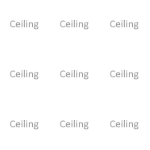

Tiled map render using the project's own tile images. Description and the whole map definition, tile-layer contents included, below:
An orthogonal 3x3 tile map with 50x50 px tiles, 2 tile layers (Ground, Ceiling), 2 tilesets and 20 objects (2x TileCube, /Base/FeetIndicatorSimple, SignRight).

<map version="1.10" tiledversion="1.10.1" orientation="orthogonal" renderorder="left-up" compressionlevel="0" width="3" height="3" tilewidth="50" tileheight="50" infinite="0" nextlayerid="35" nextobjectid="118">
 <properties>
  <property name="Chapter" value="walkthrough" />
  <property name="NoAgents" type="bool" value="false" />
  <property name="NoSpawning" type="bool" value="false" />
 </properties>
 <tileset firstgid="1" source="../../_Tiled/Master.tsx" />
 <tileset firstgid="34" source="../../_Tiled/Deco.tsx" />
 <group id="5" name="Floor 0">
  <properties>
   <property name="Height" type="float" value="2.5" />
  </properties>
  <layer id="1" name="Ground" width="3" height="3">
   <properties>
    <property name="Materials" value="DarkGrid" />
    <property name="Walkable" type="bool" value="true" />
   </properties>
   <data encoding="csv">
4,4,4,
4,4,4,
4,4,4
</data>
  </layer>
  <layer id="30" name="Ceiling" width="3" height="3">
   <properties>
    <property name="AtCeiling" type="bool" value="true" />
    <property name="Materials" value="DarkGrid" />
    <property name="Walkable" type="bool" value="true" />
   </properties>
   <data encoding="csv">
3,3,3,
3,3,3,
3,3,3
</data>
  </layer>
  <objectgroup id="31" name="Walls" locked="1">
   <properties>
    <property name="ConnectToCeiling" type="bool" value="true" />
    <property name="Materials" value="DarkGrid" />
   </properties>
   <object id="88" gid="5" x="0" y="150" width="50" height="50" />
   <object id="89" gid="5" x="50" y="150" width="50" height="50" />
   <object id="90" gid="5" x="100" y="150" width="50" height="50" />
   <object id="91" gid="5" x="100" y="0" width="50" height="50" rotation="180" />
   <object id="92" gid="5" x="150" y="0" width="50" height="50" rotation="180" />
   <object id="93" gid="5" x="50" y="0" width="50" height="50" rotation="180" />
   <object id="94" gid="5" x="0" y="0" width="50" height="50" rotation="90" />
   <object id="95" gid="5" x="0" y="100" width="50" height="50" rotation="90" />
   <object id="96" gid="5" x="0" y="50" width="50" height="50" rotation="90" />
   <object id="97" gid="5" x="150" y="150" width="50" height="50" rotation="-90" />
   <object id="98" gid="5" x="150" y="100" width="50" height="50" rotation="-90" />
   <object id="99" gid="5" x="150" y="50" width="50" height="50" rotation="-90" />
  </objectgroup>
  <objectgroup id="4" name="Transitions">
   <object id="65" gid="20" x="100" y="50" width="50" height="50" rotation="90" />
   <object id="68" gid="8" x="100" y="50" width="50" height="50" rotation="-180">
    <properties>
     <property name="Anchor" value="0,1" />
     <property name="Move-C" value="0;-5;0" />
     <property name="OneWay" type="bool" value="true" />
     <property name="Reactivatable" type="bool" value="false" />
     <property name="TargetZone" value="MovingPlatform" />
     <property name="Variable" value="IntroPortal" />
     <property name="VariableReaction-C" value="Move, 0;0.5;0, 3" />
    </properties>
   </object>
  </objectgroup>
  <objectgroup id="27" name="Objects">
   <object id="66" type="TileCube" gid="40" x="0" y="50" width="50" height="50">
    <properties>
     <property name="Materials" value="DarkGrid" />
     <property name="Variable" value="IntroCube" />
     <property name="Y" type="int" value="-1" />
    </properties>
   </object>
   <object id="67" type="/Base/FeetIndicatorSimple" gid="40" x="50" y="150" width="50" height="50" />
   <object id="71" type="TileCube" gid="40" x="100" y="50" width="50" height="50">
    <properties>
     <property name="Materials" value="DarkGrid" />
     <property name="Variable" value="IntroCube" />
     <property name="Y" type="int" value="-1" />
    </properties>
   </object>
   <object id="116" gid="14" x="0" y="50" width="50" height="50" rotation="90">
    <properties>
     <property name="AudioEffect" value="guide-intro.mp3" />
     <property name="Y" type="int" value="2" />
    </properties>
   </object>
   <object id="117" type="SignRight" gid="40" x="0" y="100" width="50" height="50" rotation="90">
    <properties>
     <property name="Anchor" value="0,1" />
     <property name="Snap" type="bool" value="true" />
     <property name="Text" value="Play Me!" />
     <property name="Y" type="int" value="2" />
    </properties>
   </object>
  </objectgroup>
  <objectgroup id="29" name="Trigger" locked="1">
   <object id="69" gid="31" x="50" y="150" width="50" height="50">
    <properties>
     <property name="Speak" value="Objects like the cubes over there are placed onto the grid, either manually or through rules. Each grid with all objects in it is called a zone. You can travel between zones by different means. The most immersive one is to simply walk there using a portal like the one in front of you. Step through!" />
     <property name="Variable" value="IntroCube, IntroPortal" />
    </properties>
   </object>
  </objectgroup>
 </group>
</map>
